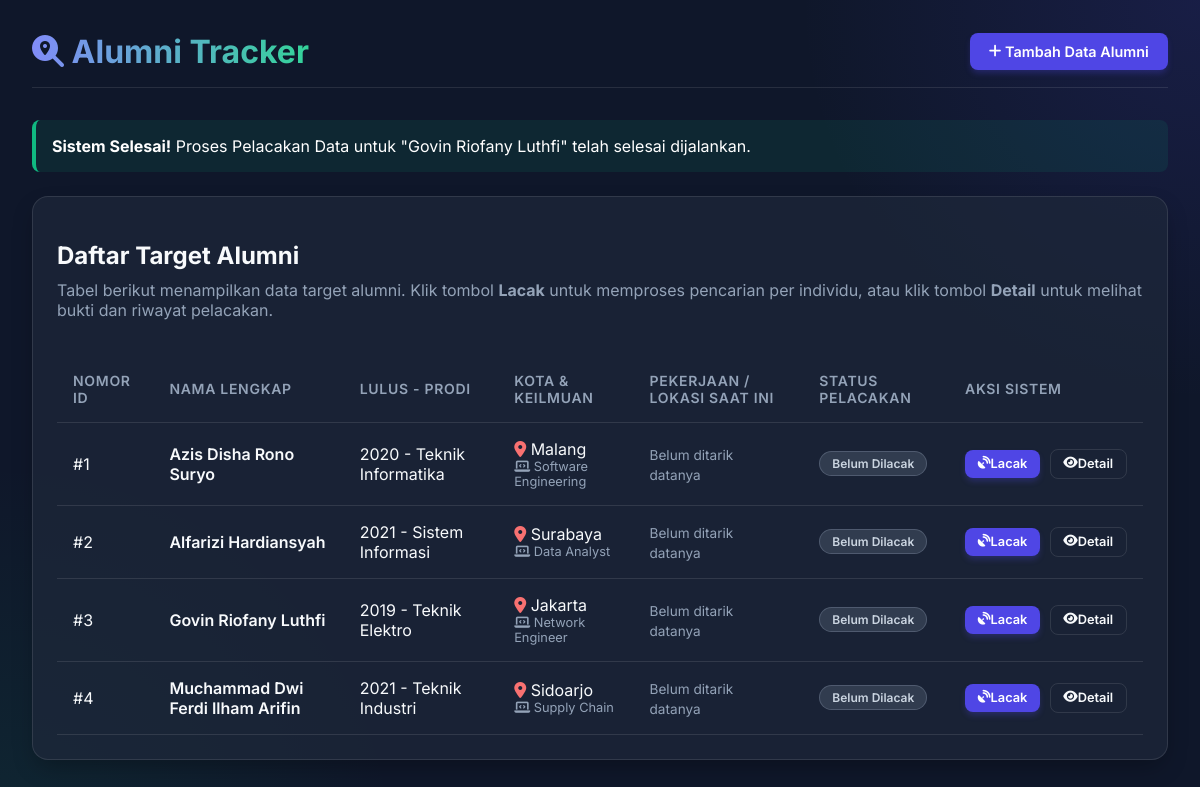
/index.php?status=success&nama=Govin+Riofany+Luthfi, run on the app's committed database.
### tables this page shows
CREATE TABLE IF NOT EXISTS alumni (
    id INT AUTO_INCREMENT PRIMARY KEY,
    nama_lengkap VARCHAR(255) NOT NULL,
    inisial VARCHAR(50),
    prodi VARCHAR(100),
    tahun_lulus YEAR,
    kota VARCHAR(100),
    bidang_keilmuan VARCHAR(100),
    status_pelacakan VARCHAR(50) DEFAULT 'Belum Dilacak',
    jabatan VARCHAR(100) DEFAULT NULL,
    perusahaan VARCHAR(100) DEFAULT NULL,
    lokasi VARCHAR(100) DEFAULT NULL,
    tanggal_update DATE DEFAULT NULL,
    waktu_sekarang DATE DEFAULT NULL,
    jadwal_pelacakan VARCHAR(20) DEFAULT '7_hari'
);

### index.php (the view, shortened to what this page needs)
<?php
require_once 'db.php';
$stmt = $pdo->query("SELECT * FROM alumni ORDER BY status_pelacakan ASC");
$alumni_list = $stmt->fetchAll();
?>
<!DOCTYPE html>
<html lang="id">
<head>
    <link rel="stylesheet" href="style.css">
    <link rel="stylesheet" href="https://cdnjs.cloudflare.com/ajax/libs/font-awesome/6.4.0/css/all.min.css">
</head>
<body>
    <div class="container animate-fade-in">
        <header>
            <h1><i class="fas fa-search-location"></i> Alumni Tracker</h1>
            <div>
                <a href="add.php" class="btn btn-primary" id="addBtn">
                    <i class="fas fa-plus"></i> &nbsp;Tambah Data Alumni
                </a>
            </div>
        </header>
        <?php if(isset($_GET['status']) && $_GET['status'] == 'success'): ?>
        <div class="alert alert-success">
            <strong>Sistem Selesai!</strong> Proses Pelacakan Data untuk "<?= htmlspecialchars($_GET['nama'] ?? '') ?>" telah selesai dijalankan.
        </div>
        <?php elseif(isset($_GET['status']) && $_GET['status'] == 'added'): ?>
        <div class="alert alert-success">
            <strong>Sukses!</strong> Data target alumni baru telah berhasil ditambahkan.
        </div>
        <?php endif; ?>
        <div class="glass-card">
            <h2>Daftar Target Alumni</h2>
            <p style="color: var(--text-muted); margin-top:-10px; margin-bottom: 20px;">
                Tabel berikut menampilkan data target alumni. Klik tombol <strong>Lacak</strong> untuk memproses pencarian per individu, atau klik tombol <strong>Detail</strong> untuk melihat bukti dan riwayat pelacakan.
            </p>
            <div style="overflow-x: auto;">
                <table>
                    <thead>
                        <tr>
                            <th>Nomor ID</th>
                            <th>Nama Lengkap</th>
                            <th>Lulus - Prodi</th>
                            <th>Kota & Keilmuan</th>
                            <th>Pekerjaan / Lokasi Saat Ini</th>
                            <th>Status Pelacakan</th>
                            <th>Aksi Sistem</th>
                        </tr>
                    </thead>
                    <tbody>
                        <?php foreach($alumni_list as $al): ?>
                        <tr>
                            <td>#<?= $al['id'] ?></td>
                            <td style="font-weight: 600;"><?= htmlspecialchars($al['nama_lengkap']) ?></td>
                            <td><?= $al['tahun_lulus'] ?> - <?= htmlspecialchars($al['prodi']) ?></td>
                            <td>
                                <div><i class="fas fa-map-marker-alt" style="color:#f87171;"></i> <?= htmlspecialchars($al['kota']) ?></div>
                                <div style="font-size: 0.8em; color: var(--text-muted);"><i class="fas fa-laptop-code"></i> <?= htmlspecialchars($al['bidang_keilmuan']) ?></div>
                            </td>
                            <td>
                                <?php if($al['jabatan']): ?>
                                    <div style="font-weight: 500; font-size: 0.9em;"><?= htmlspecialchars($al['jabatan']) ?> di <?= htmlspecialchars($al['perusahaan']) ?></div>
                                    <div style="font-size: 0.8em; color: var(--text-muted);"><?= htmlspecialchars($al['lokasi']) ?></div>
                                <?php else: ?>
                                    <span style="color:var(--text-muted); font-size: 0.85em;">Belum ditarik datanya</span>
                                <?php endif; ?>
                            </td>
                            <td>
                                <?php
                                    $badge = 'badge-neutral';
                                ?>
                                <span class="badge <?= $badge ?>"><?= $al['status_pelacakan'] ?></span>
                            </td>
                            <td style="white-space: nowrap;">
                                <a href="tracker.php?id=<?= $al['id'] ?>" class="btn btn-primary" style="padding: 0.4rem 0.8rem; font-size:0.8rem; margin-right: 0.3rem;" title="Jalankan Proses Pelacakan">
                                    <i class="fas fa-satellite-dish"></i> Lacak
                                </a>
                                <a href="detail.php?id=<?= $al['id'] ?>" class="btn btn-outline" style="padding: 0.4rem 0.8rem; font-size:0.8rem;">
                                    <i class="fas fa-eye"></i> Detail
                                </a>
                            </td>
                        </tr>
                        <?php endforeach; ?>
                    </tbody>
                </table>
            </div>
        </div>
    </div>
</body>
</html>

### style.css (style rules this page uses)
:root { --primary: #4f46e5; --primary-hover: #4338ca; --bg-color: #0f172a; --card-bg: rgba(30, 41, 59, 0.7); --text-main: #f8fafc; --text-muted: #94a3b8; --border-color: rgba(255, 255, 255, 0.1); --success: #10b981; --warning: #f59e0b; --danger: #ef4444; }
body { background-color: var(--bg-color); color: var(--text-main); font-family: 'Inter', 'Segoe UI', sans-serif; margin: 0; padding: 2rem; min-height: 100vh; background-image: radial-gradient(circle at top right, rgba(79, 70, 229, 0.15), transparent 400px), radial-gradient(circle at bottom left, rgba(16, 185, 129, 0.1), transparent 400px); }
.container { max-width: 1200px; margin: 0 auto; }
header { display: flex; justify-content: space-between; align-items: center; margin-bottom: 2rem; padding-bottom: 1rem; border-bottom: 1px solid var(--border-color); }
h1 { font-weight: 700; background: linear-gradient(to right, #818cf8, #34d399); -webkit-background-clip: text; -webkit-text-fill-color: transparent; margin: 0; }
.glass-card { background: var(--card-bg); backdrop-filter: blur(12px); -webkit-backdrop-filter: blur(12px); border: 1px solid var(--border-color); border-radius: 1rem; padding: 1.5rem; box-shadow: 0 10px 25px -5px rgba(0, 0, 0, 0.3); transition: transform 0.3s ease, box-shadow 0.3s ease; }
table { width: 100%; border-collapse: collapse; margin-top: 1rem; }
th, td { padding: 1rem; text-align: left; border-bottom: 1px solid var(--border-color); }
th { color: var(--text-muted); font-weight: 600; font-size: 0.875rem; text-transform: uppercase; letter-spacing: 0.05em; }
.badge { padding: 0.25rem 0.75rem; border-radius: 9999px; font-size: 0.75rem; font-weight: 600; display: inline-block; }
.badge-neutral { background-color: rgba(148, 163, 184, 0.2); color: #cbd5e1; border: 1px solid rgba(148, 163, 184, 0.3); }
.btn { display: inline-flex; align-items: center; padding: 0.6rem 1.2rem; border-radius: 0.5rem; font-weight: 600; text-decoration: none; cursor: pointer; transition: all 0.2s; border: none; font-size: 0.9rem; }
.btn-primary { background-color: var(--primary); color: white; box-shadow: 0 4px 6px -1px rgba(79, 70, 229, 0.3); }
.btn-outline { background-color: transparent; color: var(--text-main); border: 1px solid var(--border-color); }
.animate-fade-in { animation: fadeIn 0.5s ease-out forwards; }
.alert { padding: 1rem; border-radius: 0.5rem; margin-bottom: 1.5rem; border-left: 4px solid; }
.alert-success { background-color: rgba(16, 185, 129, 0.1); border-left-color: var(--success); color: white; }

### data on the page
alumni: id "1", nama_lengkap "Azis Disha Rono Suryo", tahun_lulus "2020", prodi "Teknik Informatika", kota "Malang", bidang_keilmuan "Software Engineering", shows "Belum ditarik datanya", status_pelacakan "Belum Dilacak"
alumni: id "2", nama_lengkap "Alfarizi Hardiansyah", tahun_lulus "2021", prodi "Sistem Informasi", kota "Surabaya", bidang_keilmuan "Data Analyst", shows "Belum ditarik datanya", status_pelacakan "Belum Dilacak"
alumni: id "3", nama_lengkap "Govin Riofany Luthfi", tahun_lulus "2019", prodi "Teknik Elektro", kota "Jakarta", bidang_keilmuan "Network Engineer", shows "Belum ditarik datanya", status_pelacakan "Belum Dilacak"
alumni: id "4", nama_lengkap "Muchammad Dwi Ferdi Ilham Arifin", tahun_lulus "2021", prodi "Teknik Industri", kota "Sidoarjo", bidang_keilmuan "Supply Chain", shows "Belum ditarik datanya", status_pelacakan "Belum Dilacak"

### other printed values
$_GET['nama'] "Govin Riofany Luthfi"
